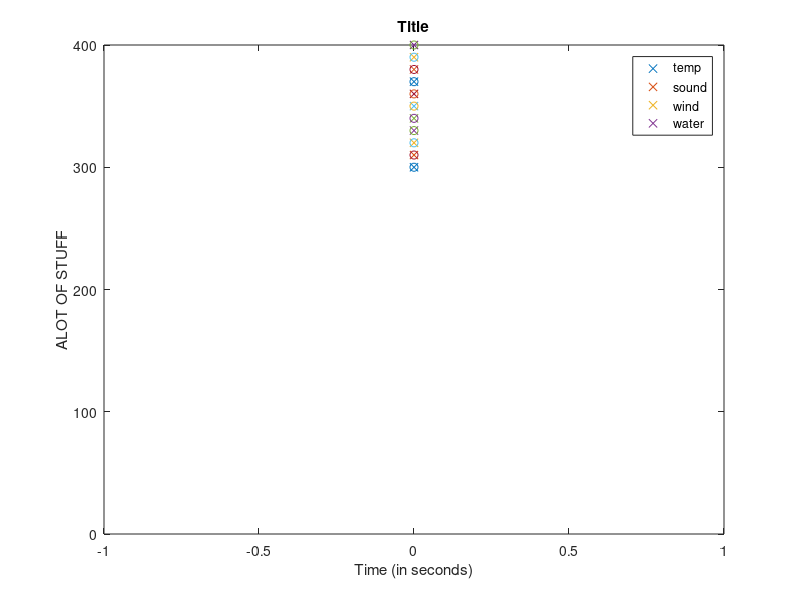

This chart was generated by the following MATLAB code: (Note: this script raises an error after producing the figure.)
% || MATLAB SYNTAX GUIDE || by Shyam Thiagarajan |

% This is a single line comment

%{
This is a
multiline comment
%}


% variable syntax and basic operators
variable = 5;
variable = 1+4;
variable = 5 * 1;
variable = 100 / 20;
variable = 5^1;
variable = sqrt(25);
variable = 3.145926;
approx = 3;


% strings
name = 'John';


% Output
disp('printed');
disp(name);
fprintf('printed %s \n', 'name'); % print string and variable and nextline
% prints 'Pi is 3.14 and can be approximated with 3'
fprintf('Pi is %.3f and can be approximated with %d\n', pi, approx);


% Table Output
fprintf('time \t temperature\n')
fprintf('3.3 \t 300\n')


% row vectors (arrays)
vector = []; % empty vector
vector = [1 2 3 4];
vector = [1, 2, 3, 4];
vector = linspace(1,9,5); % is [1 3 5 7 9]
vector = (1:2:10); % returns [1 3 5 7 9]
element = vector(2); % returns 3


% column vectors (n dimensional arrays)
vector = vector'; % column vector of row vector [1;3;5;7;9]
vector = [1;2;3;4]; % [1; 2; 3; 4]
element = vector(3); % returns 3

% Matrices (2d arrays)
matrix = [1, 2, 3; 4, 5, 6];
first = linspace(1,3,3);
second = (4:1:6);
matrix = [first; second];
element = matrix(1,1); % accesses first row, first column in above matrix


% booleans
iKnowSomeMatlab = true; % note, any number other than 0 is true
iKnowAllMatlab = false; % note, any number not zer0 is true
gonnaBeFalse = 1<5 && 5<1;
gonnaBeTrue = 1>10 || 1>0;
gonnaBeTrue = ~false;


% simple branching
if true
    disp('printed');
end

if false
    disp('not printed');
end

if -100
    disp('printed, only zero is false');
end

if 5
    disp('printed, only zero is false');
end

if 0
    disp('Not Printed, Zero is false');
end


% if, elif, else branching
magicNumber = 7;
if magicNumber == 8
    disp('Not Printed');
elseif magicNumber == 6
    disp('Not Printed');
else
    disp('Printed');
end


% Complex branching
if (1<2 && ~5<1) || 0
    if 1<9 || 9>10
        disp('Printed');
    elseif 1<9
        disp('Not Printed, since line 101 true');
    end
else
    disp('Not Printed since line 102 true');
end


% Looping
    % The following loop displays 0 1 2 3 4 5 6 7 8 9
for i=0:1:9
    disp(i)
end

    % A simple countdown: prints 3 2 1
countDown = 3;
while(countDown > 0)
   disp(countDown);
   countDown = countDown - 1;
end


% nested looping
    % displays the matrix to the screen
a=[1 2 3; 4 5 6; 7 8 9];
for i=1:1:3
  for j=1:1:3
    element = a(i,j);
    fprintf(' %d ', element);
  end
  fprintf('\n')
end


% Plotting 
time = (0:10:1);
temperature = (300:10:400);
sound = linspace(400,300,11);
wind = [0 3 7 9 9.1 9.9 9.9 9.9 9.9 10 10];
water = [0 10 50 100 400 20 40 50 20 40 60];
plot(time, temperature, 'x'); % scatter with x
hold on; % I have more stuff to plot
plot(time, sound, 'o'); % scatter with o
hold on;
plot(time, wind, '-r') % red line
hold on;
plot(time, water, '-b') % blue line
xlabel('Time (in seconds)');
ylabel('ALOT OF STUFF');
title('Title');
legend('temp','sound', 'wind', 'water');


% Functions
mean = calcVectorMean([1,2], 2);    % calling mean function
dispVector([1 2 3]);    % calling disp vector function

function mean = calcVectorMean(v, n)
    mean = sum(v)/n;
end

function dispVector(v)
    for i=1:1:length(v)
        fprintf('% i ', v(i))
    end
    fprintf('\n')
end
